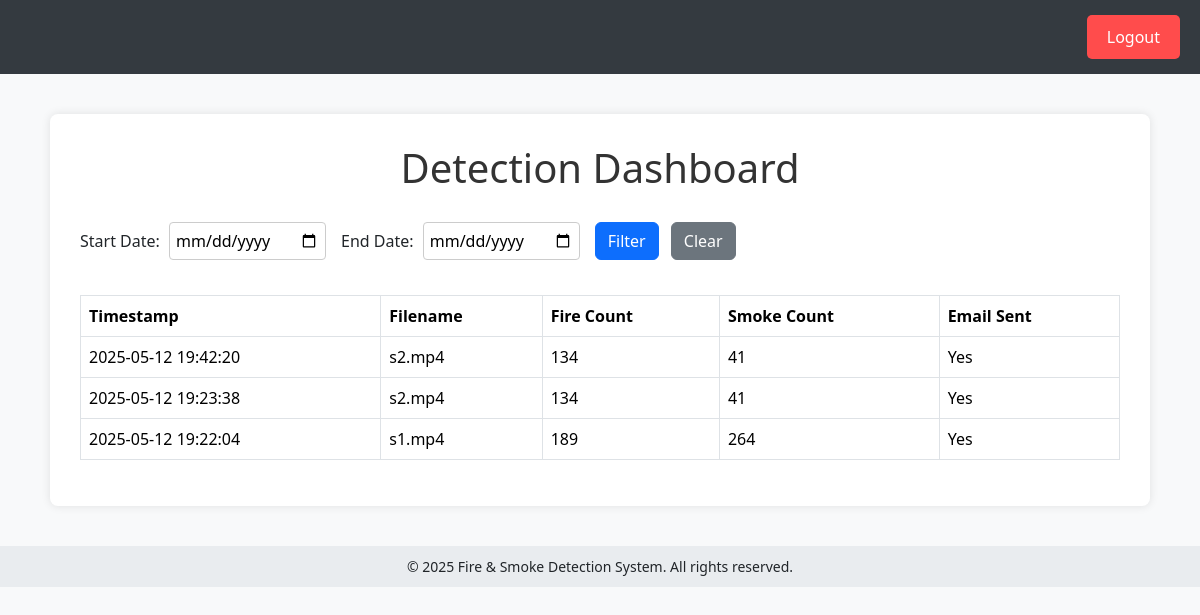
/dashboard (signed in), run on the app's committed database.
### tables this page shows
CREATE TABLE detections (
    id INTEGER PRIMARY KEY AUTOINCREMENT,
    user_id INTEGER,
    filename TEXT,
    detected_classes TEXT,
    fire_count INTEGER,
    smoke_count INTEGER,
    email_sent BOOLEAN,
    timestamp DATETIME DEFAULT CURRENT_TIMESTAMP,
    FOREIGN KEY (user_id) REFERENCES users(id)
);

### app.py (the view)
@app.route('/dashboard')
def dashboard():
    if 'user_id' not in session:
        return redirect(url_for('login'))
    user_id = session.get('user_id')
    start_date = request.args.get('start_date')
    end_date = request.args.get('end_date')
    conn = sqlite3.connect('fire_alerts.db')
    cursor = conn.cursor()
    if start_date and end_date:
        cursor.execute('''
            SELECT id, filename, detected_classes, fire_count, smoke_count, email_sent, timestamp
            FROM detections
            WHERE user_id = ? AND DATE(timestamp) BETWEEN DATE(?) AND DATE(?)
            ORDER BY timestamp DESC
        ''', (user_id, start_date, end_date))
    else:
        cursor.execute('''
            SELECT id, filename, detected_classes, fire_count, smoke_count, email_sent, timestamp
            FROM detections
            WHERE user_id = ?
            ORDER BY timestamp DESC
        ''', (user_id,))
    rows = cursor.fetchall()
    conn.close()
    return render_template("dashboard.html", detections=rows)

### templates/dashboard.html (shortened to what this page needs)
<!DOCTYPE html>
<html lang="en">
<head>
    <link href="https://cdn.jsdelivr.net/npm/bootstrap@5.3.3/dist/css/bootstrap.min.css" rel="stylesheet">
</head>
<body>
    <div class="top-bar">
        <form action="{{ url_for('logout') }}" method="POST">
            <button type="submit">Logout</button>
        </form>
    </div>
    <div class="container">
        <h1>Detection Dashboard</h1>
        <form method="get" action="{{ url_for('dashboard') }}" class="filter-form">
            <div>
                <label for="start_date">Start Date:</label>
                <input type="date" name="start_date" value="{{ request.args.get('start_date', '') }}">
            </div>
            <div>
                <label for="end_date">End Date:</label>
                <input type="date" name="end_date" value="{{ request.args.get('end_date', '') }}">
            </div>
            <div>
                <button type="submit" class="btn btn-primary">Filter</button>
                <a href="{{ url_for('dashboard') }}" class="btn btn-secondary ms-2">Clear</a>
            </div>
        </form>
        <div class="table-responsive">
            <table class="table table-bordered">
                <thead>
                    <tr>
                        <th>Timestamp</th>
                        <th>Filename</th>
                        <th>Fire Count</th>
                        <th>Smoke Count</th>
                        <th>Email Sent</th>
                    </tr>
                </thead>
                <tbody>
                    {% for row in detections %}
                    <tr>
                        <td>{{ row[6] }}</td>
                        <td>{{ row[1] }}</td>
                        <td>{{ row[3] }}</td>
                        <td>{{ row[4] }}</td>
                        <td>{{ "Yes" if row[5] else "No" }}</td>
                    </tr>
                    {% else %}
                    <tr>
                        <td colspan="5" class="text-center text-muted">No detection records found.</td>
                    </tr>
                    {% endfor %}
                </tbody>
            </table>
        </div>
    </div>
    <footer>
        &copy; {{ current_year or 2025 }} Fire & Smoke Detection System. All rights reserved.
    </footer>
</body>
</html>

### templates/dashboard.html (style rules this page uses)
body { font-family: 'Segoe UI', Tahoma, Geneva, Verdana, sans-serif; background-color: #f8f9fa; }
.top-bar { background-color: #343a40; padding: 15px 20px; display: flex; justify-content: flex-end; }
.top-bar form { margin: 0; }
.top-bar button { background-color: #ff4c4c; color: white; border: none; padding: 10px 20px; border-radius: 5px; }
.container { max-width: 1100px; margin: 40px auto; background-color: #fff; padding: 30px; border-radius: 8px; box-shadow: 0 0 10px rgba(0,0,0,0.1); }
h1 { margin-bottom: 30px; text-align: center; color: #333; }
.filter-form { display: flex; flex-wrap: wrap; gap: 15px; margin-bottom: 20px; align-items: center; }
.filter-form label { margin-right: 5px; font-weight: 500; }
.filter-form input[type="date"] { padding: 6px; border-radius: 4px; border: 1px solid #ccc; }
.filter-form button { margin-left: auto; }
footer { text-align: center; padding: 10px 0; margin-top: 30px; background-color: #e9ecef; font-size: 14px; }
table { width: 100%; border-collapse: collapse; margin-top: 15px; }
thead { background-color: #007bff; color: white; }
th, td { padding: 12px; border: 1px solid #dee2e6; text-align: left; }
tr:nth-child(even) { background-color: #f2f2f2; }

### data on the page
detections: timestamp "2025-05-12 19:42:20", filename "s2.mp4", fire_count "134", smoke_count "41", email_sent "Yes"
detections: timestamp "2025-05-12 19:23:38", filename "s2.mp4", fire_count "134", smoke_count "41", email_sent "Yes"
detections: timestamp "2025-05-12 19:22:04", filename "s1.mp4", fire_count "189", smoke_count "264", email_sent "Yes"

### other printed values
{{ current_year or 2025 }} "2025"
